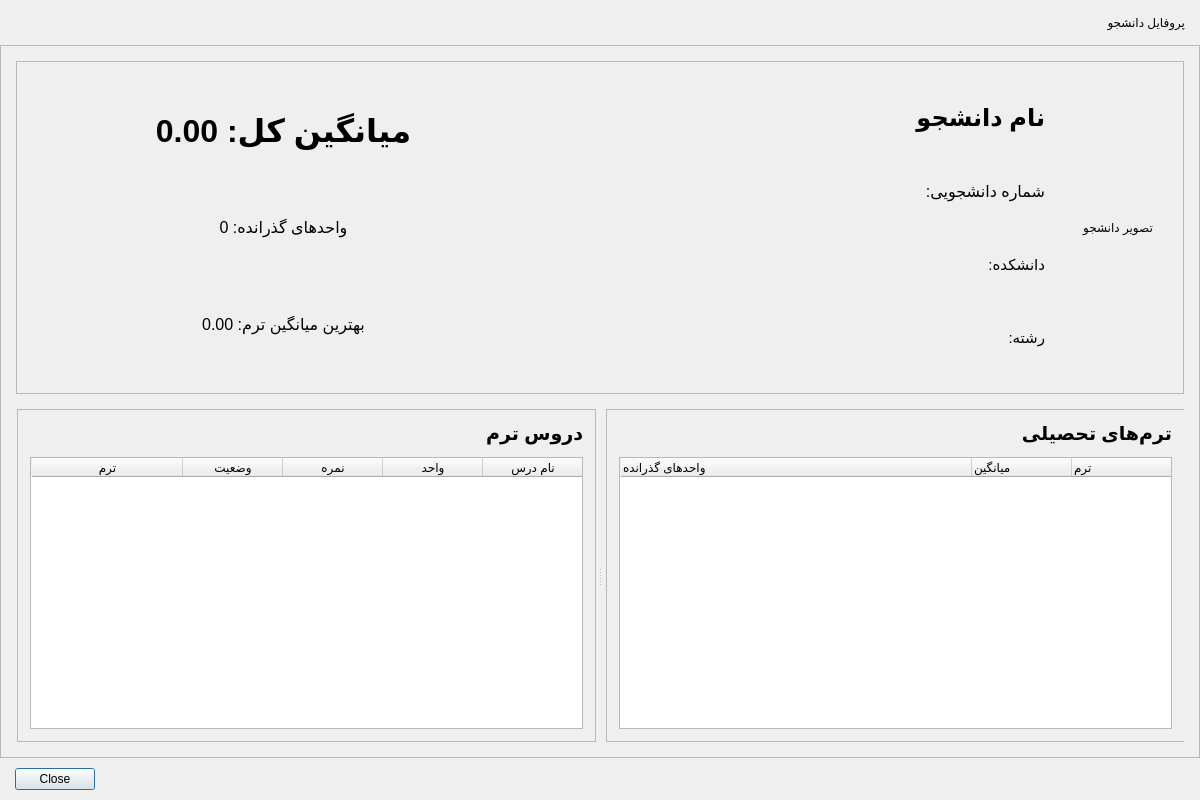
<?xml version="1.0" encoding="UTF-8"?>
<ui version="4.0">
 <class>StudentProfileDialog</class>
 <widget class="QDialog" name="StudentProfileDialog">
  <property name="geometry">
   <rect>
    <x>0</x>
    <y>0</y>
    <width>1200</width>
    <height>800</height>
   </rect>
  </property>
  <property name="minimumSize">
   <size>
    <width>1000</width>
    <height>700</height>
   </size>
  </property>
  <property name="maximumSize">
   <size>
    <width>1600</width>
    <height>1200</height>
   </size>
  </property>
  <property name="windowTitle">
   <string>پروفایل دانشجو</string>
  </property>
  <property name="layoutDirection">
   <enum>Qt::RightToLeft</enum>
  </property>
  <layout class="QVBoxLayout" name="ui_mainLayout">
   <property name="spacing">
    <number>0</number>
   </property>
   <property name="leftMargin">
    <number>0</number>
   </property>
   <property name="topMargin">
    <number>0</number>
   </property>
   <property name="rightMargin">
    <number>0</number>
   </property>
   <property name="bottomMargin">
    <number>0</number>
   </property>
   <item>
    <widget class="QFrame" name="ui_headerFrame">
     <property name="frameShape">
      <enum>QFrame::NoFrame</enum>
     </property>
     <property name="frameShadow">
      <enum>QFrame::Raised</enum>
     </property>
     <layout class="QVBoxLayout" name="ui_headerLayout">
      <property name="spacing">
       <number>0</number>
      </property>
      <property name="leftMargin">
       <number>15</number>
      </property>
      <property name="topMargin">
       <number>15</number>
      </property>
      <property name="rightMargin">
       <number>15</number>
      </property>
      <property name="bottomMargin">
       <number>15</number>
      </property>
      <item>
       <widget class="QLabel" name="ui_titleLabel">
        <property name="text">
         <string>پروفایل دانشجو</string>
        </property>
       </widget>
      </item>
     </layout>
    </widget>
   </item>
   <item>
    <widget class="QScrollArea" name="ui_contentScrollArea">
     <property name="widgetResizable">
      <bool>true</bool>
     </property>
     <widget class="QWidget" name="ui_scrollAreaWidgetContents">
      <property name="geometry">
       <rect>
        <x>0</x>
        <y>0</y>
        <width>1200</width>
        <height>700</height>
       </rect>
      </property>
      <layout class="QVBoxLayout" name="ui_contentLayout">
       <property name="spacing">
        <number>15</number>
       </property>
       <property name="leftMargin">
        <number>15</number>
       </property>
       <property name="topMargin">
        <number>15</number>
       </property>
       <property name="rightMargin">
        <number>15</number>
       </property>
       <property name="bottomMargin">
        <number>15</number>
       </property>
       <item>
        <widget class="QFrame" name="profile_studentInfoCard">
         <property name="frameShape">
          <enum>QFrame::StyledPanel</enum>
         </property>
         <property name="frameShadow">
          <enum>QFrame::Raised</enum>
         </property>
         <layout class="QHBoxLayout" name="profile_studentInfoLayout">
          <property name="spacing">
           <number>15</number>
          </property>
          <property name="leftMargin">
           <number>15</number>
          </property>
          <property name="topMargin">
           <number>15</number>
          </property>
          <property name="rightMargin">
           <number>15</number>
          </property>
          <property name="bottomMargin">
           <number>15</number>
          </property>
          <item>
           <widget class="QLabel" name="profile_studentPhotoLabel">
            <property name="minimumSize">
             <size>
              <width>100</width>
              <height>100</height>
             </size>
            </property>
            <property name="maximumSize">
             <size>
              <width>100</width>
              <height>100</height>
             </size>
            </property>
            <property name="text">
             <string>تصویر دانشجو</string>
            </property>
            <property name="alignment">
             <set>Qt::AlignCenter</set>
            </property>
           </widget>
          </item>
          <item>
           <widget class="QFrame" name="profile_infoFrame">
            <property name="frameShape">
             <enum>QFrame::NoFrame</enum>
            </property>
            <property name="frameShadow">
             <enum>QFrame::Raised</enum>
            </property>
            <layout class="QVBoxLayout" name="profile_infoLayout">
             <property name="spacing">
              <number>8</number>
             </property>
             <property name="leftMargin">
              <number>8</number>
             </property>
             <property name="topMargin">
              <number>8</number>
             </property>
             <property name="rightMargin">
              <number>8</number>
             </property>
             <property name="bottomMargin">
              <number>8</number>
             </property>
             <item>
              <widget class="QLabel" name="profile_studentNameLabel">
               <property name="font">
                <font>
                 <pointsize>18</pointsize>
                 <weight>75</weight>
                 <bold>true</bold>
                </font>
               </property>
               <property name="text">
                <string>نام دانشجو</string>
               </property>
              </widget>
             </item>
             <item>
              <widget class="QLabel" name="profile_studentIdLabel">
               <property name="font">
                <font>
                 <pointsize>12</pointsize>
                </font>
               </property>
               <property name="text">
                <string>شماره دانشجویی: </string>
               </property>
              </widget>
             </item>
             <item>
              <widget class="QLabel" name="profile_facultyLabel">
               <property name="font">
                <font>
                 <pointsize>11</pointsize>
                </font>
               </property>
               <property name="text">
                <string>دانشکده: </string>
               </property>
              </widget>
             </item>
             <item>
              <widget class="QLabel" name="profile_majorLabel">
               <property name="font">
                <font>
                 <pointsize>11</pointsize>
                </font>
               </property>
               <property name="text">
                <string>رشته: </string>
               </property>
              </widget>
             </item>
            </layout>
           </widget>
          </item>
          <item>
           <widget class="QFrame" name="profile_statsFrame">
            <property name="frameShape">
             <enum>QFrame::NoFrame</enum>
            </property>
            <property name="frameShadow">
             <enum>QFrame::Raised</enum>
            </property>
            <layout class="QVBoxLayout" name="profile_statsLayout">
             <property name="spacing">
              <number>10</number>
             </property>
             <property name="leftMargin">
              <number>10</number>
             </property>
             <property name="topMargin">
              <number>10</number>
             </property>
             <property name="rightMargin">
              <number>10</number>
             </property>
             <property name="bottomMargin">
              <number>10</number>
             </property>
             <item>
              <widget class="QLabel" name="profile_gpaLabel">
               <property name="font">
                <font>
                 <pointsize>24</pointsize>
                 <weight>75</weight>
                 <bold>true</bold>
                </font>
               </property>
               <property name="text">
                <string>میانگین کل: 0.00</string>
               </property>
               <property name="alignment">
                <set>Qt::AlignCenter</set>
               </property>
              </widget>
             </item>
             <item>
              <widget class="QLabel" name="profile_unitsLabel">
               <property name="font">
                <font>
                 <pointsize>12</pointsize>
                </font>
               </property>
               <property name="text">
                <string>واحدهای گذرانده: 0</string>
               </property>
               <property name="alignment">
                <set>Qt::AlignCenter</set>
               </property>
              </widget>
             </item>
             <item>
              <widget class="QLabel" name="profile_bestGpaLabel">
               <property name="font">
                <font>
                 <pointsize>12</pointsize>
                </font>
               </property>
               <property name="text">
                <string>بهترین میانگین ترم: 0.00</string>
               </property>
               <property name="alignment">
                <set>Qt::AlignCenter</set>
               </property>
              </widget>
             </item>
            </layout>
           </widget>
          </item>
         </layout>
        </widget>
       </item>
       <item>
        <widget class="QSplitter" name="section_contentSplitter">
         <property name="orientation">
          <enum>Qt::Horizontal</enum>
         </property>
         <property name="handleWidth">
          <number>10</number>
         </property>
         <widget class="QFrame" name="section_semestersFrame">
          <property name="frameShape">
           <enum>QFrame::StyledPanel</enum>
          </property>
          <property name="frameShadow">
           <enum>QFrame::Raised</enum>
          </property>
          <property name="minimumSize">
           <size>
            <width>400</width>
            <height>0</height>
           </size>
          </property>
          <layout class="QVBoxLayout" name="section_semestersLayout">
           <property name="spacing">
            <number>12</number>
           </property>
           <property name="leftMargin">
            <number>12</number>
           </property>
           <property name="topMargin">
            <number>12</number>
           </property>
           <property name="rightMargin">
            <number>12</number>
           </property>
           <property name="bottomMargin">
            <number>12</number>
           </property>
           <item>
            <widget class="QLabel" name="section_semestersTitleLabel">
             <property name="font">
              <font>
               <pointsize>14</pointsize>
               <weight>75</weight>
               <bold>true</bold>
              </font>
             </property>
             <property name="text">
              <string>ترم‌های تحصیلی</string>
             </property>
            </widget>
           </item>
           <item>
            <widget class="QTreeWidget" name="section_semestersTreeWidget">
             <property name="selectionMode">
              <enum>QAbstractItemView::SingleSelection</enum>
             </property>
             <column>
              <property name="text">
               <string>ترم</string>
              </property>
             </column>
             <column>
              <property name="text">
               <string>میانگین</string>
              </property>
             </column>
             <column>
              <property name="text">
               <string>واحدهای گذرانده</string>
              </property>
             </column>
            </widget>
           </item>
          </layout>
         </widget>
         <widget class="QFrame" name="section_coursesFrame">
          <property name="frameShape">
           <enum>QFrame::StyledPanel</enum>
          </property>
          <property name="frameShadow">
           <enum>QFrame::Raised</enum>
          </property>
          <property name="minimumSize">
           <size>
            <width>400</width>
            <height>0</height>
           </size>
          </property>
          <layout class="QVBoxLayout" name="section_coursesLayout">
           <property name="spacing">
            <number>12</number>
           </property>
           <property name="leftMargin">
            <number>12</number>
           </property>
           <property name="topMargin">
            <number>12</number>
           </property>
           <property name="rightMargin">
            <number>12</number>
           </property>
           <property name="bottomMargin">
            <number>12</number>
           </property>
           <item>
            <widget class="QLabel" name="section_coursesTitleLabel">
             <property name="font">
              <font>
               <pointsize>14</pointsize>
               <weight>75</weight>
               <bold>true</bold>
              </font>
             </property>
             <property name="text">
              <string>دروس ترم</string>
             </property>
            </widget>
           </item>
           <item>
            <widget class="QTableWidget" name="section_coursesTableWidget">
             <property name="selectionMode">
              <enum>QAbstractItemView::SingleSelection</enum>
             </property>
             <property name="selectionBehavior">
              <enum>QAbstractItemView::SelectRows</enum>
             </property>
             <attribute name="horizontalHeaderStretchLastSection">
              <bool>true</bool>
             </attribute>
             <column>
              <property name="text">
               <string>نام درس</string>
              </property>
             </column>
             <column>
              <property name="text">
               <string>واحد</string>
              </property>
             </column>
             <column>
              <property name="text">
               <string>نمره</string>
              </property>
             </column>
             <column>
              <property name="text">
               <string>وضعیت</string>
              </property>
             </column>
             <column>
              <property name="text">
               <string>ترم</string>
              </property>
             </column>
            </widget>
           </item>
          </layout>
         </widget>
        </widget>
       </item>
      </layout>
     </widget>
    </widget>
   </item>
   <item>
    <widget class="QFrame" name="ui_footerFrame">
     <property name="frameShape">
      <enum>QFrame::NoFrame</enum>
     </property>
     <property name="frameShadow">
      <enum>QFrame::Raised</enum>
     </property>
     <layout class="QHBoxLayout" name="ui_footerLayout">
      <property name="spacing">
       <number>10</number>
      </property>
      <property name="leftMargin">
       <number>15</number>
      </property>
      <property name="topMargin">
       <number>10</number>
      </property>
      <property name="rightMargin">
       <number>15</number>
      </property>
      <property name="bottomMargin">
       <number>10</number>
      </property>
      <item>
       <spacer name="ui_footerSpacer">
        <property name="orientation">
         <enum>Qt::Horizontal</enum>
        </property>
        <property name="sizeHint" stdset="0">
         <size>
          <width>40</width>
          <height>20</height>
         </size>
        </property>
       </spacer>
      </item>
      <item>
       <widget class="QDialogButtonBox" name="ui_buttonBox">
        <property name="orientation">
         <enum>Qt::Horizontal</enum>
        </property>
        <property name="standardButtons">
         <set>QDialogButtonBox::Close</set>
        </property>
       </widget>
      </item>
     </layout>
    </widget>
   </item>
  </layout>
 </widget>
 <resources/>
 <connections>
  <connection>
   <sender>ui_buttonBox</sender>
   <signal>accepted()</signal>
   <receiver>StudentProfileDialog</receiver>
   <slot>accept()</slot>
   <hints>
    <hint type="sourcelabel">
     <x>248</x>
     <y>254</y>
    </hint>
    <hint type="destinationlabel">
     <x>157</x>
     <y>274</y>
    </hint>
   </hints>
  </connection>
  <connection>
   <sender>ui_buttonBox</sender>
   <signal>rejected()</signal>
   <receiver>StudentProfileDialog</receiver>
   <slot>reject()</slot>
   <hints>
    <hint type="sourcelabel">
     <x>316</x>
     <y>260</y>
    </hint>
    <hint type="destinationlabel">
     <x>286</x>
     <y>274</y>
    </hint>
   </hints>
  </connection>
 </connections>
</ui>
